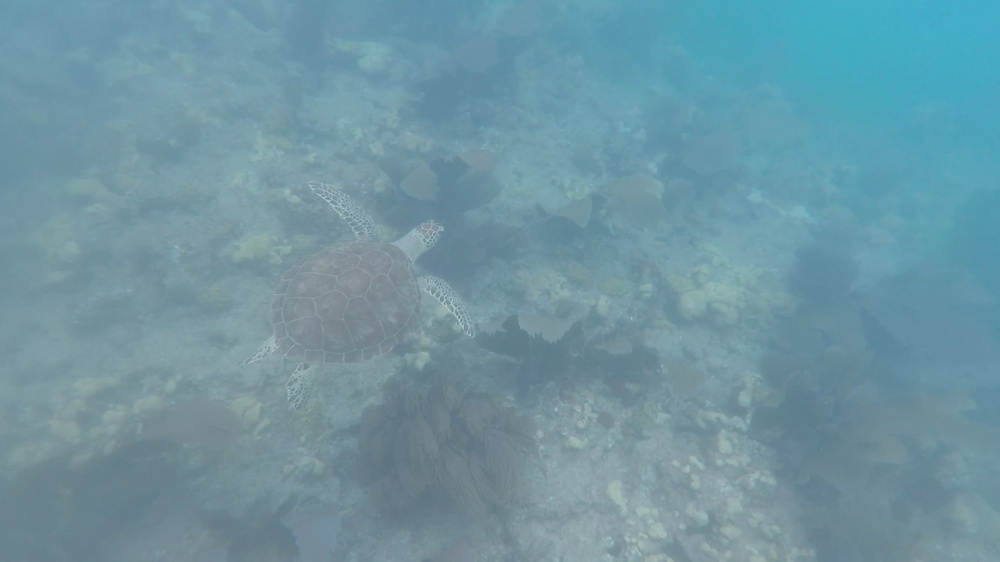
#> input picture TurtleImage.jpg, 1000 x 562 px, shrunk from 2704 x 1520 before the run
$ python imageFix.py
#> lines starting #> are read from the running program, lines starting #| are printed output that depends on the picture; long printed decimals are rounded
from PIL import Image
import matplotlib.pyplot as plt
import numpy as np
import scipy.stats as stats

im = Image.open('TurtleImage.jpg')
#> im is the input picture: PIL image 1000x562 RGB; mean R, G, B 110.4, 149.6, 162.4
width, height = im.size
#> width = 1000; height = 562
pixels = width * height
#> pixels = 562000
origPixelMap = im.load()
red = []
green = []
blue = []
for x in range(width):
    for y in range(height):
        pixelColour = origPixelMap[x, y]
        red.append(pixelColour[0])
        green.append(pixelColour[1])
        blue.append(pixelColour[2])
#> after the loop, blue = 562000 items; green = 562000 items; red = 562000 items
"""uniqueRed, countsRed = np.unique(red, return_counts=True)
uniqueGreen, countsGreen = np.unique(green, return_counts=True)
uniqueBlue, countsBlue = np.unique(blue, return_counts=True)"""
redMean = np.mean(red)
#> redMean = 110.4
redSTD = np.std(red)
#> redSTD = 15.98
greenMean = np.mean(green)
#> greenMean = 149.6
blueSTD = np.std(blue)
#> blueSTD = 13.98
blueMean = np.mean(blue)
#> blueMean = 162.4
greenSTD = np.std(green)
#> greenSTD = 11.91
print(redMean, redSTD)
#| 110.432 15.976
print(greenMean, greenSTD)
#| 149.572 11.906
print(blueMean, blueSTD)
#| 162.362 13.979
mu, sigma = 127, 30
x = np.linspace(mu - 3*sigma, mu + 3*sigma, 1000)
y = stats.norm.pdf(x, mu, sigma)
"""plt.plot(uniqueRed, countsRed / pixels, color='red')
plt.plot(uniqueGreen, countsGreen / pixels, color='green')
plt.plot(uniqueBlue, countsBlue / pixels, color='blue')
plt.plot(x, y, color='black')
plt.show()"""
"""redTransformed = []
for r in red:
    diff = ((r - redMean) / redSTD)
    newValue = round(mu + diff*sigma)
    if newValue < 0:
        newValue = 0
    if newValue > 255:
        newValue = 255
    redTransformed.append(newValue)
uniqueRedTransformed, countsRedTransformed = np.unique(redTransformed, return_counts=True)"""
greenTransformed = []
for g in green:
    diff = ((g - greenMean) / greenSTD)
    newValue = round(mu + diff*sigma)
    if newValue < 0:
        newValue = 0
    if newValue > 255:
        newValue = 255
    greenTransformed.append(newValue)
#> this loop made 562000 passes
#> (g, diff) on passes 1 to 3: (152, 0.204), (152, 0.204), (152, 0.204)
#> after the loop, greenTransformed = 562000 items
uniqueGreenTransformed, countsGreenTransformed = np.unique(greenTransformed, return_counts=True)
#> uniqueGreenTransformed = 87 values from 40 to 255; countsGreenTransformed = 87 values, max 19447 at index 39, min 2 at index 85, mean 6459.8
blueTransformed = []
for b in blue:
    diff = ((b - blueMean) / blueSTD)
    newValue = round(mu + diff*sigma)
    if newValue < 0:
        newValue = 0
    if newValue > 255:
        newValue = 255
    blueTransformed.append(newValue)
#> this loop made 562000 passes
#> (b, diff) on passes 1 to 3: (172, 0.689), (172, 0.689), (172, 0.689)
#> after the loop, blueTransformed = 562000 items
uniqueBlueTransformed, countsBlueTransformed = np.unique(blueTransformed, return_counts=True)
#> uniqueBlueTransformed = 93 values from 40 to 246; countsBlueTransformed = 93 values, max 17659 at index 41, min 1 at index 0, mean 6043
"""plt.plot(uniqueRedTransformed, countsRedTransformed, color='red')
plt.plot(uniqueGreenTransformed, countsGreenTransformed, color='green')
plt.plot(uniqueBlueTransformed, countsBlueTransformed, color='blue')
plt.plot(x, y, color='black')
plt.show()"""

for x in range(width):
    for y in range(height):
        origPixelMap[x, y] = (red[x * height + y], greenTransformed[x * height + y], blueTransformed[x * height + y])
im.save('TransformedTurtle.jpg')
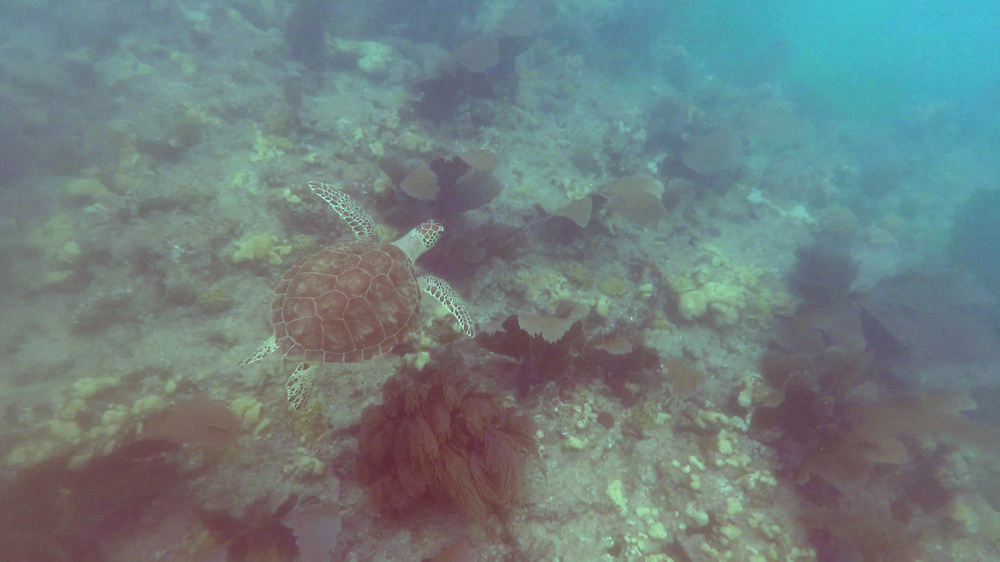
#> saved as TransformedTurtle.jpg: PIL image 1000x562 RGB; mean R, G, B 110.4, 127, 127
